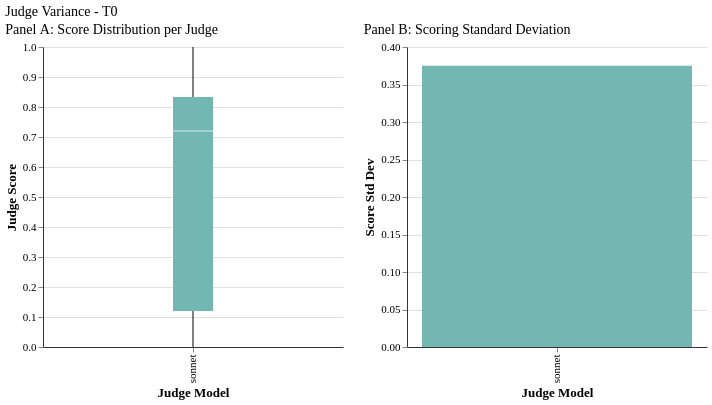

The specification (Vega-Lite) saved for this image:
### Vega-Lite specification from a JSON file in a GitHub repository (floating-point values rounded to 4 significant figures)
{"config": {"font": "serif", "axis": {"labelFontSize": 11, "titleFontSize": 13, "gridColor": "#e0e0e0", "domainColor": "#333333"}, "legend": {"labelFontSize": 11, "titleFontSize": 12}, "title": {"fontSize": 14, "anchor": "start", "fontWeight": "normal"}, "view": {"stroke": null, "continuousWidth": 400, "continuousHeight": 300}, "mark": {"tooltip": true}}, "hconcat": [{"data": {"name": "data-3314fc3c974b5bbaa88cf0babe391ce2"}, "mark": {"type": "boxplot", "size": 40}, "encoding": {"color": {"field": "judge_display", "legend": null, "scale": {"domain": ["sonnet"], "range": ["#72B7B2"]}, "title": "Judge", "type": "nominal"}, "x": {"field": "judge_display", "sort": ["sonnet"], "title": "Judge Model", "type": "nominal"}, "y": {"field": "judge_score", "scale": {"domain": [0.0, 1.0]}, "title": "Judge Score", "type": "quantitative"}}, "title": "Panel A: Score Distribution per Judge", "width": 300}, {"data": {"name": "data-1ffd04176efdf8ceb95051067ba8ae37"}, "mark": {"type": "bar"}, "encoding": {"color": {"field": "judge_display", "legend": null, "scale": {"domain": ["sonnet"], "range": ["#72B7B2"]}, "type": "nominal"}, "tooltip": [{"field": "judge_display", "title": "Judge", "type": "nominal"}, {"field": "score_std", "format": ".3f", "title": "Std Dev", "type": "quantitative"}], "x": {"field": "judge_display", "sort": ["sonnet"], "title": "Judge Model", "type": "nominal"}, "y": {"field": "score_std", "scale": {"domain": [0, 0.4]}, "title": "Score Std Dev", "type": "quantitative"}}, "title": "Panel B: Scoring Standard Deviation", "width": 300}], "title": "Judge Variance - T0", "$schema": "https://vega.github.io/schema/vega-lite/v6.1.0.json", "datasets": {"data-3314fc3c974b5bbaa88cf0babe391ce2": [{"tier": "T0", "judge_model": "sonnet", "judge_score": 0.89, "judge_display": "sonnet"}, {"tier": "T0", "judge_model": "sonnet", "judge_score": 0.0, "judge_display": "sonnet"}, {"tier": "T0", "judge_model": "sonnet", "judge_score": 0.828, "judge_display": "sonnet"}, {"tier": "T0", "judge_model": "sonnet", "judge_score": 0.0, "judge_display": "sonnet"}, {"tier": "T0", "judge_model": "sonnet", "judge_score": 1.0, "judge_display": "sonnet"}, {"tier": "T0", "judge_model": "sonnet", "judge_score": 0.89, "judge_display": "sonnet"}, {"tier": "T0", "judge_model": "sonnet", "judge_score": 0.83, "judge_display": "sonnet"}, {"tier": "T0", "judge_model": "sonnet", "judge_score": 0.82, "judge_display": "sonnet"}, {"tier": "T0", "judge_model": "sonnet", "judge_score": 0.0, "judge_display": "sonnet"}, {"tier": "T0", "judge_model": "sonnet", "judge_score": 0.0, "judge_display": "sonnet"}, {"tier": "T0", "judge_model": "sonnet", "judge_score": 0.0, "judge_display": "sonnet"}, {"tier": "T0", "judge_model": "sonnet", "judge_score": 0.72, "judge_display": "sonnet"}, {"tier": "T0", "judge_model": "sonnet", "judge_score": 0.0, "judge_display": "sonnet"}, {"tier": "T0", "judge_model": "sonnet", "judge_score": 0.27, "judge_display": "sonnet"}, {"tier": "T0", "judge_model": "sonnet", "judge_score": 0.0, "judge_display": "sonnet"}, {"tier": "T0", "judge_model": "sonnet", "judge_score": 0.25, "judge_display": "sonnet"}, {"tier": "T0", "judge_model": "sonnet", "judge_score": 0.77, "judge_display": "sonnet"}, {"tier": "T0", "judge_model": "sonnet", "judge_score": 0.0, "judge_display": "sonnet"}, {"tier": "T0", "judge_model": "sonnet", "judge_score": 0.0, "judge_display": "sonnet"}, {"tier": "T0", "judge_model": "sonnet", "judge_score": 0.0, "judge_display": "sonnet"}, {"tier": "T0", "judge_model": "sonnet", "judge_score": 0.0, "judge_display": "sonnet"}, {"tier": "T0", "judge_model": "sonnet", "judge_score": 0.0, "judge_display": "sonnet"}, {"tier": "T0", "judge_model": "sonnet", "judge_score": 0.0, "judge_display": "sonnet"}, {"tier": "T0", "judge_model": "sonnet", "judge_score": 1.0, "judge_display": "sonnet"}, {"tier": "T0", "judge_model": "sonnet", "judge_score": 0.0, "judge_display": "sonnet"}, {"tier": "T0", "judge_model": "sonnet", "judge_score": 0.83, "judge_display": "sonnet"}, {"tier": "T0", "judge_model": "sonnet", "judge_score": 1.0, "judge_display": "sonnet"}, {"tier": "T0", "judge_model": "sonnet", "judge_score": 0.67, "judge_display": "sonnet"}, {"tier": "T0", "judge_model": "sonnet", "judge_score": 0.0, "judge_display": "sonnet"}, {"tier": "T0", "judge_model": "sonnet", "judge_score": 0.0, "judge_display": "sonnet"}, {"tier": "T0", "judge_model": "sonnet", "judge_score": 0.0, "judge_display": "sonnet"}, {"tier": "T0", "judge_model": "sonnet", "judge_score": 0.0, "judge_display": "sonnet"}, {"tier": "T0", "judge_model": "sonnet", "judge_score": 0.33, "judge_display": "sonnet"}, {"tier": "T0", "judge_model": "sonnet", "judge_score": 1.0, "judge_display": "sonnet"}, {"tier": "T0", "judge_model": "sonnet", "judge_score": 0.0, "judge_display": "sonnet"}, {"tier": "T0", "judge_model": "sonnet", "judge_score": 0.0, "judge_display": "sonnet"}, {"tier": "T0", "judge_model": "sonnet", "judge_score": 0.67, "judge_display": "sonnet"}, {"tier": "T0", "judge_model": "sonnet", "judge_score": 0.67, "judge_display": "sonnet"}, {"tier": "T0", "judge_model": "sonnet", "judge_score": 0.833, "judge_display": "sonnet"}, {"tier": "T0", "judge_model": "sonnet", "judge_score": 0.67, "judge_display": "sonnet"}, {"tier": "T0", "judge_model": "sonnet", "judge_score": 0.83, "judge_display": "sonnet"}, {"tier": "T0", "judge_model": "sonnet", "judge_score": 0.0, "judge_display": "sonnet"}, {"tier": "T0", "judge_model": "sonnet", "judge_score": 0.83, "judge_display": "sonnet"}, {"tier": "T0", "judge_model": "sonnet", "judge_score": 1.0, "judge_display": "sonnet"}, {"tier": "T0", "judge_model": "sonnet", "judge_score": 0.833, "judge_display": "sonnet"}, {"tier": "T0", "judge_model": "sonnet", "judge_score": 0.67, "judge_display": "sonnet"}, {"tier": "T0", "judge_model": "sonnet", "judge_score": 0.67, "judge_display": "sonnet"}, {"tier": "T0", "judge_model": "sonnet", "judge_score": 0.0, "judge_display": "sonnet"}, {"tier": "T0", "judge_model": "sonnet", "judge_score": 0.67, "judge_display": "sonnet"}, {"tier": "T0", "judge_model": "sonnet", "judge_score": 0.89, "judge_display": "sonnet"}, {"tier": "T0", "judge_model": "sonnet", "judge_score": 0.67, "judge_display": "sonnet"}, {"tier": "T0", "judge_model": "sonnet", "judge_score": 0.67, "judge_display": "sonnet"}, {"tier": "T0", "judge_model": "sonnet", "judge_score": 1.0, "judge_display": "sonnet"}, {"tier": "T0", "judge_model": "sonnet", "judge_score": 1.0, "judge_display": "sonnet"}, {"tier": "T0", "judge_model": "sonnet", "judge_score": 0.83, "judge_display": "sonnet"}, {"tier": "T0", "judge_model": "sonnet", "judge_score": 1.0, "judge_display": "sonnet"}, {"tier": "T0", "judge_model": "sonnet", "judge_score": 0.833, "judge_display": "sonnet"}, {"tier": "T0", "judge_model": "sonnet", "judge_score": 0.83, "judge_display": "sonnet"}, {"tier": "T0", "judge_model": "sonnet", "judge_score": 1.0, "judge_display": "sonnet"}, {"tier": "T0", "judge_model": "sonnet", "judge_score": 0.67, "judge_display": "sonnet"}, {"tier": "T0", "judge_model": "sonnet", "judge_score": 0.83, "judge_display": "sonnet"}, {"tier": "T0", "judge_model": "sonnet", "judge_score": 0.67, "judge_display": "sonnet"}, {"tier": "T0", "judge_model": "sonnet", "judge_score": 0.33, "judge_display": "sonnet"}, {"tier": "T0", "judge_model": "sonnet", "judge_score": 0.67, "judge_display": "sonnet"}, {"tier": "T0", "judge_model": "sonnet", "judge_score": 0.83, "judge_display": "sonnet"}, {"tier": "T0", "judge_model": "sonnet", "judge_score": 1.0, "judge_display": "sonnet"}, {"tier": "T0", "judge_model": "sonnet", "judge_score": 0.83, "judge_display": "sonnet"}, {"tier": "T0", "judge_model": "sonnet", "judge_score": 0.0, "judge_display": "sonnet"}, {"tier": "T0", "judge_model": "sonnet", "judge_score": 1.0, "judge_display": "sonnet"}, {"tier": "T0", "judge_model": "sonnet", "judge_score": 0.89, "judge_display": "sonnet"}, {"tier": "T0", "judge_model": "sonnet", "judge_score": 0.67, "judge_display": "sonnet"}, {"tier": "T0", "judge_model": "sonnet", "judge_score": 1.0, "judge_display": "sonnet"}, {"tier": "T0", "judge_model": "sonnet", "judge_score": 0.89, "judge_display": "sonnet"}, {"tier": "T0", "judge_model": "sonnet", "judge_score": 0.83, "judge_display": "sonnet"}, {"tier": "T0", "judge_model": "sonnet", "judge_score": 0.83, "judge_display": "sonnet"}, {"tier": "T0", "judge_model": "sonnet", "judge_score": 0.5, "judge_display": "sonnet"}, {"tier": "T0", "judge_model": "sonnet", "judge_score": 0.833, "judge_display": "sonnet"}, {"tier": "T0", "judge_model": "sonnet", "judge_score": 0.833, "judge_display": "sonnet"}, {"tier": "T0", "judge_model": "sonnet", "judge_score": 1.0, "judge_display": "sonnet"}, {"tier": "T0", "judge_model": "sonnet", "judge_score": 0.72, "judge_display": "sonnet"}, {"tier": "T0", "judge_model": "sonnet", "judge_score": 0.833, "judge_display": "sonnet"}, {"tier": "T0", "judge_model": "sonnet", "judge_score": 0.83, "judge_display": "sonnet"}, {"tier": "T0", "judge_model": "sonnet", "judge_score": 1.0, "judge_display": "sonnet"}, {"tier": "T0", "judge_model": "sonnet", "judge_score": 1.0, "judge_display": "sonnet"}, {"tier": "T0", "judge_model": "sonnet", "judge_score": 0.0, "judge_display": "sonnet"}, {"tier": "T0", "judge_model": "sonnet", "judge_score": 0.67, "judge_display": "sonnet"}, {"tier": "T0", "judge_model": "sonnet", "judge_score": 0.0, "judge_display": "sonnet"}, {"tier": "T0", "judge_model": "sonnet", "judge_score": 0.83, "judge_display": "sonnet"}, {"tier": "T0", "judge_model": "sonnet", "judge_score": 0.0, "judge_display": "sonnet"}, {"tier": "T0", "judge_model": "sonnet", "judge_score": 0.78, "judge_display": "sonnet"}, {"tier": "T0", "judge_model": "sonnet", "judge_score": 1.0, "judge_display": "sonnet"}, {"tier": "T0", "judge_model": "sonnet", "judge_score": 1.0, "judge_display": "sonnet"}, {"tier": "T0", "judge_model": "sonnet", "judge_score": 1.0, "judge_display": "sonnet"}, {"tier": "T0", "judge_model": "sonnet", "judge_score": 0.15, "judge_display": "sonnet"}, {"tier": "T0", "judge_model": "sonnet", "judge_score": 0.52, "judge_display": "sonnet"}, {"tier": "T0", "judge_model": "sonnet", "judge_score": 0.78, "judge_display": "sonnet"}, {"tier": "T0", "judge_model": "sonnet", "judge_score": 0.12, "judge_display": "sonnet"}, {"tier": "T0", "judge_model": "sonnet", "judge_score": 0.52, "judge_display": "sonnet"}, {"tier": "T0", "judge_model": "sonnet", "judge_score": 0.0, "judge_display": "sonnet"}, {"tier": "T0", "judge_model": "sonnet", "judge_score": 0.73, "judge_display": "sonnet"}, {"tier": "T0", "judge_model": "sonnet", "judge_score": 0.72, "judge_display": "sonnet"}, {"tier": "T0", "judge_model": "sonnet", "judge_score": 0.82, "judge_display": "sonnet"}, {"tier": "T0", "judge_model": "sonnet", "judge_score": 0.72, "judge_display": "sonnet"}, {"tier": "T0", "judge_model": "sonnet", "judge_score": 0.72, "judge_display": "sonnet"}, {"tier": "T0", "judge_model": "sonnet", "judge_score": 0.72, "judge_display": "sonnet"}, {"tier": "T0", "judge_model": "sonnet", "judge_score": 0.82, "judge_display": "sonnet"}, {"tier": "T0", "judge_model": "sonnet", "judge_score": 0.72, "judge_display": "sonnet"}, {"tier": "T0", "judge_model": "sonnet", "judge_score": 0.72, "judge_display": "sonnet"}, {"tier": "T0", "judge_model": "sonnet", "judge_score": 0.85, "judge_display": "sonnet"}, {"tier": "T0", "judge_model": "sonnet", "judge_score": 0.05, "judge_display": "sonnet"}, {"tier": "T0", "judge_model": "sonnet", "judge_score": 0.71, "judge_display": "sonnet"}, {"tier": "T0", "judge_model": "sonnet", "judge_score": 0.52, "judge_display": "sonnet"}, {"tier": "T0", "judge_model": "sonnet", "judge_score": 0.82, "judge_display": "sonnet"}], "data-1ffd04176efdf8ceb95051067ba8ae37": [{"judge_display": "sonnet", "score_std": 0.375}]}}
